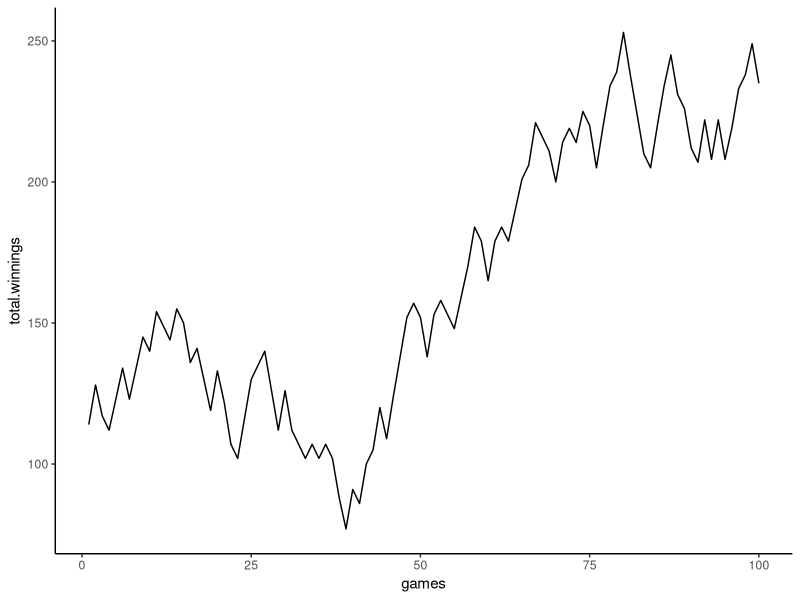

Reproduce this figure in R.
# Global Simulations // Just Passline bets
library(dplyr)
library(tidyr)
library(data.table)
library(ggplot2)
library(ggthemes)

rm(list = ls())
passline.win <- c(7,11)
passline.craps <- c(2,3,12)
passline.pass <- c(4,5,6,8,9,10,12)
n <- 100 #number of games
outcomes <- c() #results
starting.budget <- 100
pass.odds.bet <- c()

# Odds Bet on Pass Line - function
odds.bet <- function(point) {
  if (point == 4 | point == 10){
    pass.odds.bet <- 5
    return(pass.odds.bet*(2/1))
  } else if (point == 5 | point== 9){
    pass.odds.bet <- 6
    return(pass.odds.bet*(3/2))
  } else if (point == 6 | point == 8){
    pass.odds.bet <- 5
    return(pass.odds.bet*(6/5))
  }
}

#Simulate Craps 
craps <- function() {
  
  #Loop games
  for (i in 1:n) {
    pass.bet <- 5 #Pass line bet
    
    #Dice Roll
    initial.roll <- sample(1:6,1) + sample(1:6,1)
    
    #7 or 11 wins
    if(initial.roll %in% passline.win) {  
      result <- 5
      
      #Craps Out  
    } else if (initial.roll %in% passline.craps) {
      result <- -5
      
      #Roll any point number (4,5,6,8,9,10)    
    } else {
      point <- initial.roll 
      roll <- sample(1:6,1) + sample(1:6,1)
      
      #7 out
      if (roll == 7) {
        result <- -5 - (odds.bet(point))
        #print("7 out")
      }
      
      # Hit the point
      else if (roll == point) {
        result <- 5 + (odds.bet(point))
        #print("hit the point initially")
      }
      
      #Keep rolling if point or 7 was not rolled
      while ( !(roll %in% c(7,point)) ) {
        roll <- sample(1:6,1) + sample(1:6,1)
        
        #Hit the point    
        if (roll == point) {
          result <- 5 + (odds.bet(point))
          #print("hit the point in while loop")
          break
          # 7 Out      
        } else if (roll == 7){
          result <- -5 - (odds.bet(point))
          #print('7 out in while loop')
          break
        }
      } #end of while loop
    }
    outcomes <- append(outcomes,result,after=length(outcomes)) 
    
  }
  games <- c(1:n)  #Number of Games
  outcomes <- data.frame(games,outcomes) %>% mutate(total.winnings=starting.budget-cumsum(outcomes))
  
  
  print(outcomes) #print results
  
  #Plot Results
  pl <- ggplot(outcomes,aes(x=games,y=total.winnings))
  pl2 <- pl + geom_line() + theme_classic()
  print(pl2)
  
  #multiple linear regression
  #fit <- lm(total.winnings ~ games + outcomes, data=outcomes)
  #print(fit)
  
}

#Run Program
craps()
